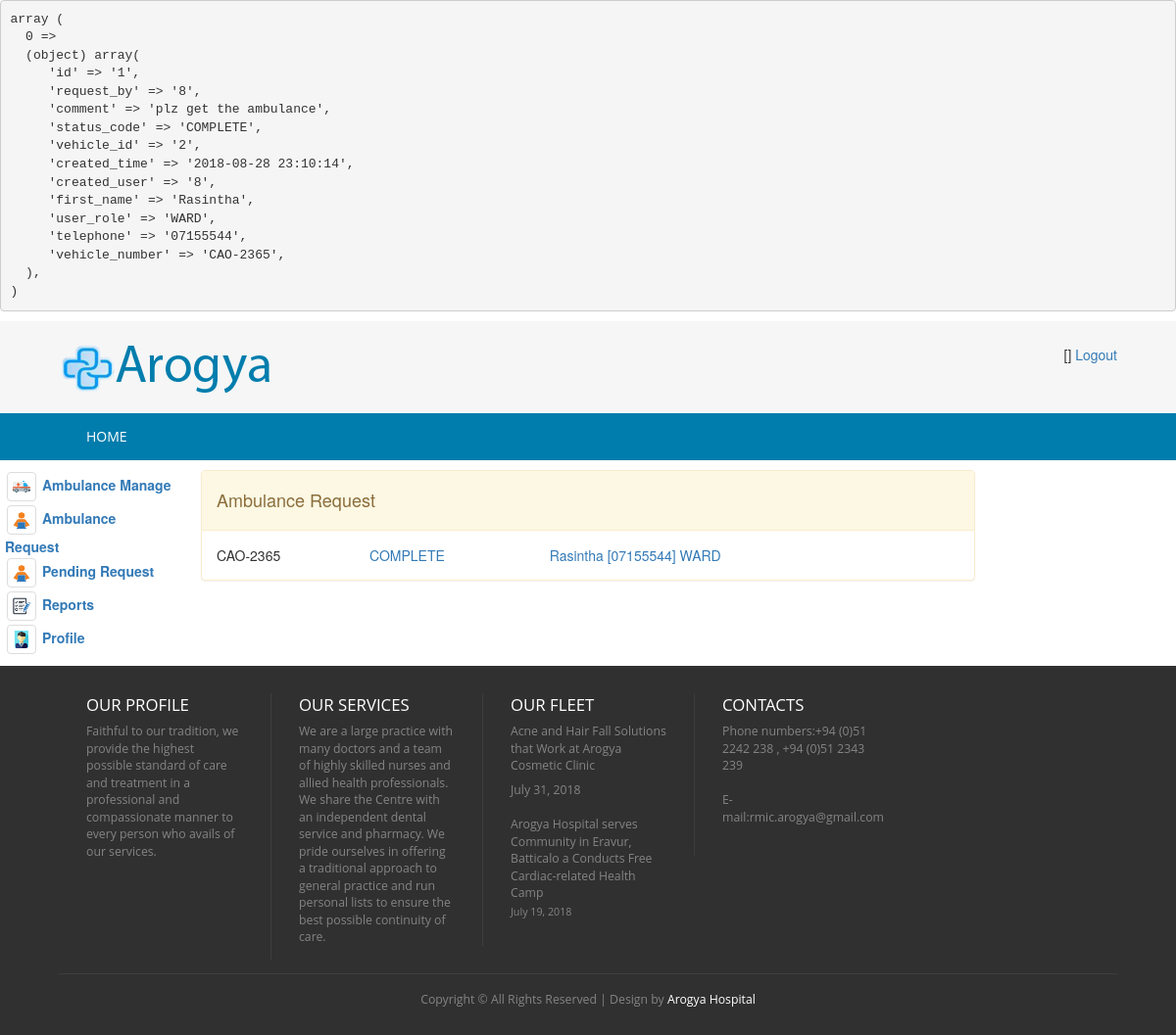
Screenshot of /index.php/transport_controller/loadAmbulanceRequestList with the database file from the repository.
### tables this page shows
CREATE TABLE `hms_vehicle_request` (
  `id` int(5) NOT NULL AUTO_INCREMENT,
  `request_by` int(5) DEFAULT NULL,
  `comment` text DEFAULT NULL,
  `status_code` varchar(20) DEFAULT 'PENDING',
  `vehicle_id` int(5) DEFAULT 0,
  `created_time` timestamp NOT NULL DEFAULT current_timestamp(),
  `created_user` int(5) DEFAULT NULL,
  PRIMARY KEY (`id`)
);

CREATE TABLE `hms_vehicle` (
  `id` int(5) NOT NULL AUTO_INCREMENT,
  `vehicle_number` varchar(30) DEFAULT NULL,
  PRIMARY KEY (`id`),
  UNIQUE KEY `NewIndex1` (`vehicle_number`)
);

CREATE TABLE `hms_user` (
  `id` int(5) NOT NULL AUTO_INCREMENT,
  `first_name` varchar(100) DEFAULT NULL,
  `last_name` varchar(100) DEFAULT NULL,
  `nic` varchar(12) DEFAULT NULL,
  `pword` text DEFAULT NULL,
  `user_role` varchar(20) DEFAULT NULL,
  `telephone` varchar(20) DEFAULT NULL,
  `email` varchar(100) DEFAULT NULL,
  `empno` varchar(10) DEFAULT NULL,
  `status_code` varchar(20) DEFAULT NULL,
  `created_date` timestamp NOT NULL DEFAULT current_timestamp(),
  `created_user` int(5) DEFAULT NULL,
  PRIMARY KEY (`id`),
  UNIQUE KEY `NewIndex1` (`nic`)
);

### index.php (called while the page is built, shortened)
<?php
require_once BASEPATH.'core/CodeIgniter.php';

### application/models/VehicleRequest.php (called while the page is built, shortened)
<?php
class VehicleRequest extends MY_Model {
    public function getAllRequest() {
        $this->db->select('hms_vehicle_request.*,hms_user.first_name,hms_user.user_role,hms_user.telephone,hms_vehicle.vehicle_number');
        $this->db->from('hms_vehicle_request');
        $this->db->join('hms_user', 'hms_user.id = hms_vehicle_request.request_by');
        $this->db->join('hms_vehicle', 'hms_vehicle.id = hms_vehicle_request.vehicle_id');
        $query = $this->db->get();
        if ($query->num_rows() > 0) {
            return $query->result();
        } else {
            return FALSE;
        }
    }
}

### application/views/transport/transport-ambulance-requet.php (the view, shortened to what this page needs)
<!DOCTYPE HTML>
<html>
    <head>
        <link href="<?php echo base_url('css/style.css'); ?>" rel="stylesheet" type="text/css"  media="all" />
        <link href="<?php echo base_url('css/bootstrap.css'); ?>" rel="stylesheet" type="text/css"/>
        <link rel="stylesheet" href="<?php echo base_url('css/responsiveslides.css') ?>">
    </head>
    <body>
        <div class="header">
            <div class="main-header">
                <div class="wrap">
                    <?php $this->load->view('transport/_head_transport'); ?>
                </div>
            </div>
            <div class="top-nav">
                <div class="wrap">
                    <ul>
                        <?php $this->load->view('transport/_menu_transport'); ?>
                    </ul>
                </div>
            </div>
        </div>
        <div class="content">
            <div class="row">
                <div class="col-md-2">  <?php $this->load->view('transport/_tree_transport'); ?></div>
                <div class="col-md-8">
                    <div class="panel panel-warning">
                        <div class="panel-heading ">
                            <h4>  Ambulance Request</h4>
                        </div>
                        <div class="panel-body">
                            <table style="width: 100%">
                                <?php
                                if($reqAllList!=null)
                                foreach ($reqAllList as $value) {
                                    ?>
                                    <tr>
                                        <td><?= $value->vehicle_number ?></td>
                                        <td><a href=""><?= $value->status_code ?></a>
                                        </td>
                                        <td><a href=""><?= $value->first_name ?> [<?= $value->telephone ?>] <?= $value->user_role ?></a></td>
                                    </tr>
                                    <?php
                                }
                                ?>
                            </table>
                        </div>
                    </div>
                </div>
            </div>
        </div>
    </body>
</html>

### css/style.css (style rules this page uses)
html,body,div,span,applet,object,iframe,h1,h2,h3,h4,h5,h6,p,blockquote,pre,a,abbr,acronym,address,big,cite,code,del,dfn,em,img,ins,kbd,q,s,samp,small,strike,strong,sub,sup,tt,var,b,u,i,dl,dt,dd,ol,nav ul,nav li,fieldset,form,label,legend,table,caption,tbody,tfoot,thead,tr,th,td,article,aside,canvas,details,embed,figure,figcaption,footer,header,hgroup,menu,nav,output,ruby,section,summary,time,mark,audio,video { margin:0;padding:0;border:0;font-size:100%;font:inherit;vertical-align:baseline; }
ol,ul { list-style:none;margin:0px;padding:0px; }
table { border-collapse:collapse;border-spacing:0; }
a { text-decoration:none; }
body { background: #F6F6F6; }
.wrap { width:80%; margin:0 auto; }
.main-header { padding: 1.7em 0 1.5em 0; background: #F6F6F6; }
.top-nav { background:#007DAD; }
@media (max-width: 1366px) { .wrap { width:90%; } }

### rows the page displays
hms_vehicle_request: hms_vehicle.vehicle_number "CAO-2365", status_code "COMPLETE", hms_user.first_name "Rasintha", hms_user.telephone "07155544", hms_user.user_role "WARD"
